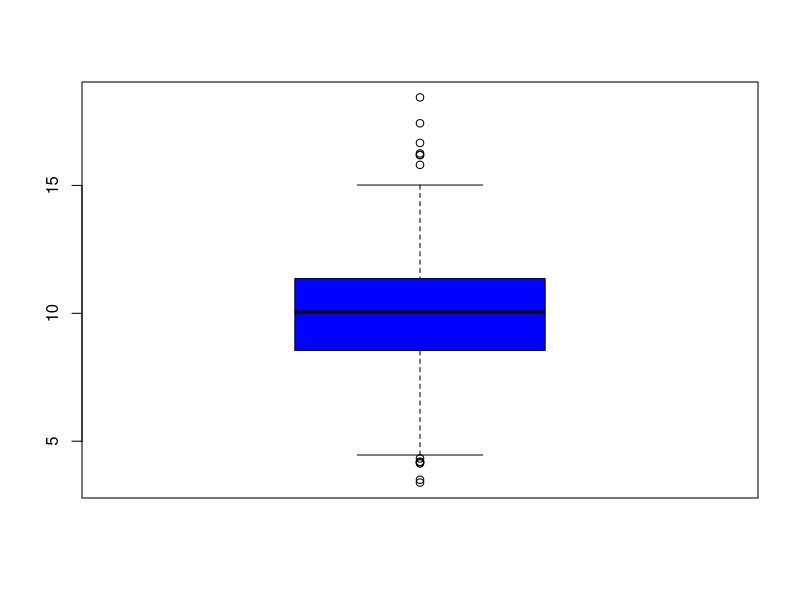
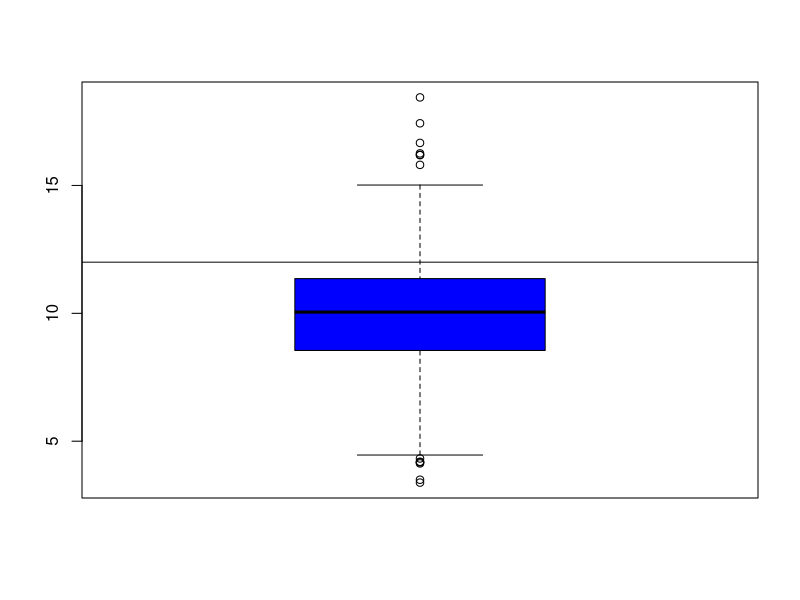
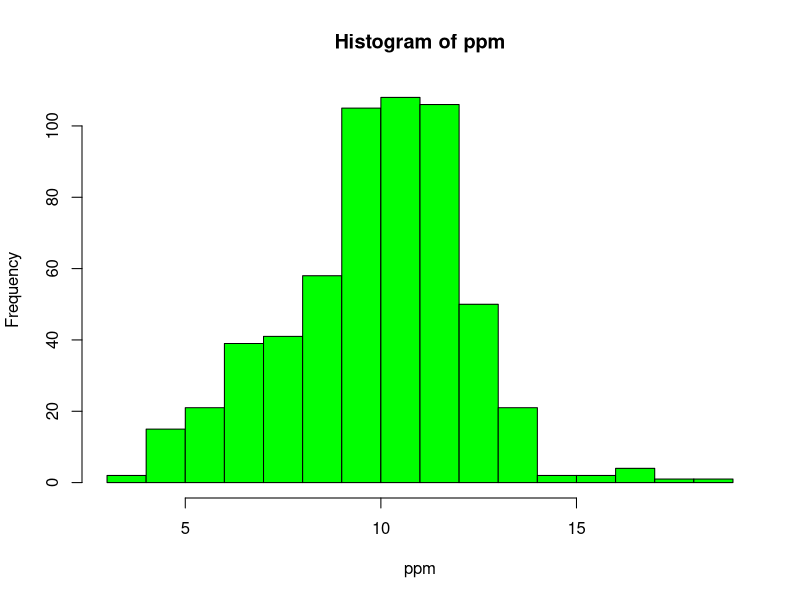
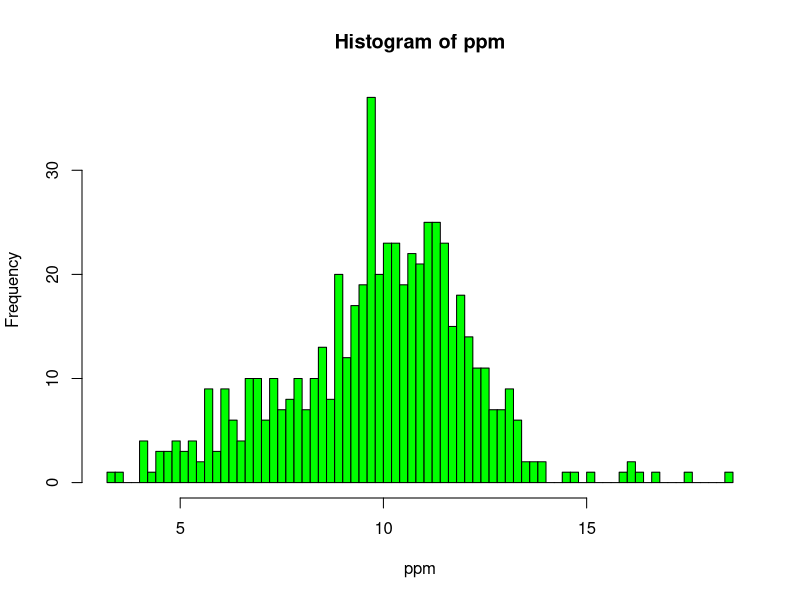
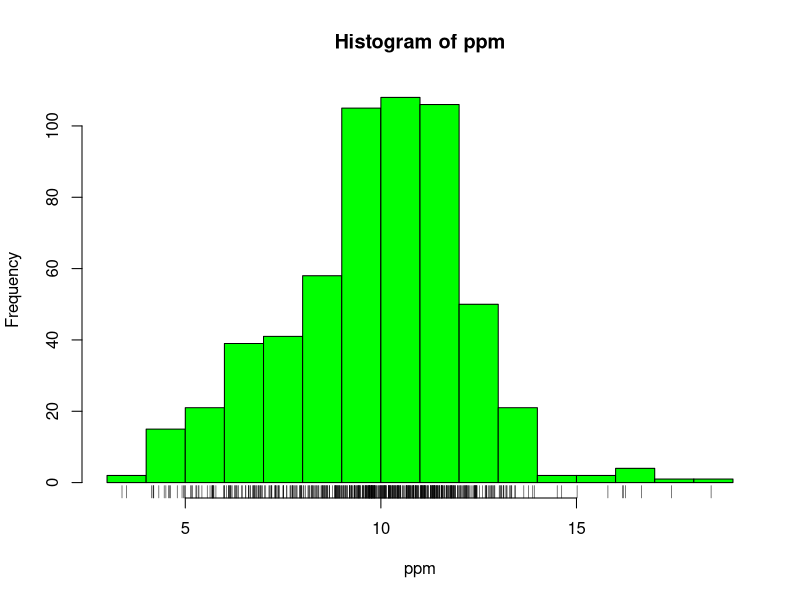
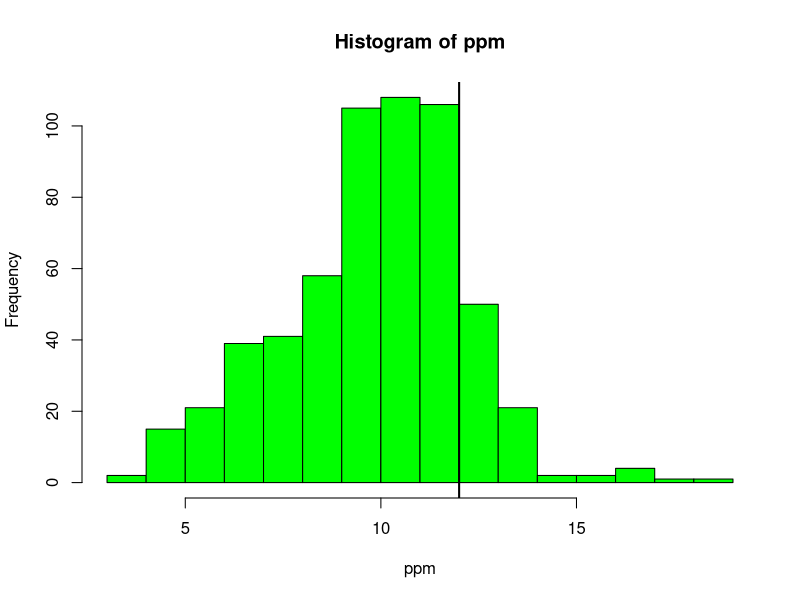
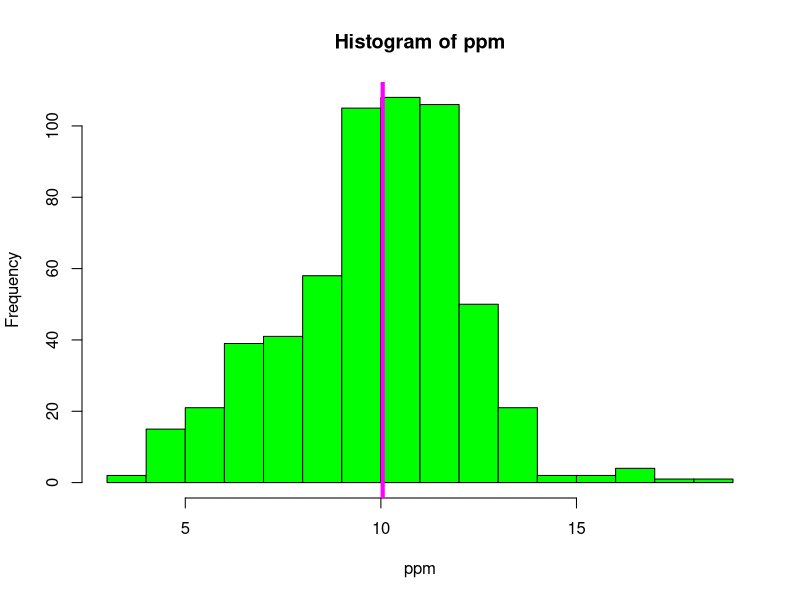
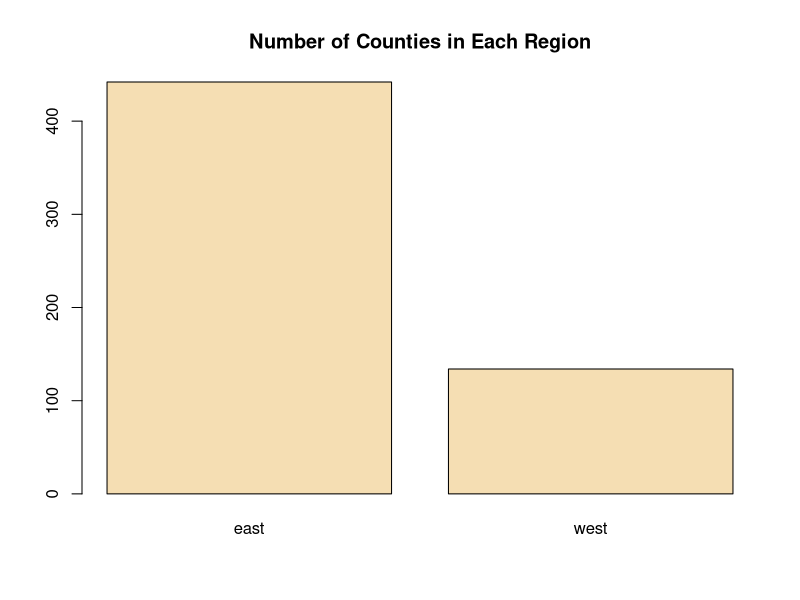

Write R code to recreate these figures, in order.
## ---- chunk 1
knitr::opts_chunk$set(echo = TRUE)
## ---- chunk 2
pollution<-read.csv("pollution.csv")
## ---- chunk 3
head(pollution) 
## ---- chunk 4
dim(pollution) 
## ---- chunk 5
# 1.
    summary(pollution$pm25)

# 2.
    ppm<-pollution$pm25
    
    quantile(ppm)
## ---- chunk 6
boxplot(ppm, col="blue")
## ---- chunk 7
boxplot(ppm, col="blue")

abline(h=12)
## ---- chunk 8
hist(ppm,col="green")


# Histogram with smaller bucket size
hist(ppm,col="green",breaks = 100)
## ---- chunk 9
hist(ppm,col="green")

rug(ppm)
## ---- chunk 10
hist(ppm,col="green")

abline(v=12,lwd=2)

## ---- chunk 11
hist(ppm,col="green")

abline(v=median(ppm),col="magenta",lwd=4)

## ---- chunk 12
# Longitude and latitude don't sound interesting, and each fips is unique since it identifies states (first 2 digits) and counties (last 3 digits). Let's look at the region column to see what's there. Run the R command table on this column. Use the construct pollution$region. Store the result in the variable reg.

reg<- table(pollution$region)

reg

# Barplot
barplot(reg,col="wheat",main="Number of Counties in Each Region")
## ---- chunk 13
# We use the R formula y ~ x to show that y (in this case pm25) depends on x (region). Since both come from the same data frame (pollution) we can specify a data argument set equal to pollution. By doing this, we don't have to type pollution$pm25 (or ppm) and pollution$region. We can just specify the formula pm25~region.

boxplot(pm25~region,data=pollution,col="red")
## ---- chunk 14
# We can plot multiple histograms in one plot, though to do this we have to use more than one R command. 
# First we have to set up the plot window with the R command par which specifies how we want to lay out the plots, say one above the other. 
#We also use par to specify margins, a 4-long vector which indicates the number of lines for the bottom, left, top and right.

par(mfrow=c(2,1),mar=c(4,4,2,1))

# 1st Histogram
east<-subset(pollution,region=="east")
head(east)

hist(east$pm25,col="green")

# 2nd Histogram
hist(subset(pollution,region=="west")$pm25,col="green") # without 'west' variable

# west variable
west<-subset(pollution,region=="west")

## ---- chunk 15
# Let's look at a scatterplot showing the relationship between latitude and the pm25 data.

with(pollution,plot(latitude,pm25,col="blue"))

# 2. 
plot(pollution$latitude,pollution$pm25,col="red")
## ---- chunk 16
with(pollution,plot(latitude,pm25))

abline(h=12,lwd=2,lty=2)

## ---- chunk 17
# plot the scatterplots side by side (one row and two columns) and modified margin
par(mfrow = c(1, 2), mar = c(5, 4, 2, 1))

#West
plot(west$latitude, west$pm25, main = "West")

#East
plot(east$latitude, east$pm25, main = "East")
